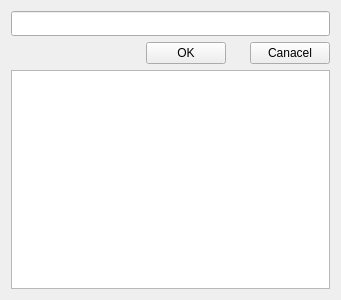
<?xml version="1.0" encoding="UTF-8"?>
<ui version="4.0">
 <class>classWidget</class>
 <widget class="QWidget" name="classWidget">
  <property name="geometry">
   <rect>
    <x>0</x>
    <y>0</y>
    <width>341</width>
    <height>300</height>
   </rect>
  </property>
  <property name="windowTitle">
   <string>labelUT</string>
  </property>
  <property name="windowIcon">
   <iconset resource="res.qrc">
    <normaloff>:/icons/icon.png</normaloff>:/icons/icon.png</iconset>
  </property>
  <layout class="QGridLayout" name="gridLayout">
   <item row="1" column="0">
    <layout class="QHBoxLayout" name="horizontalLayout">
     <item>
      <spacer name="horizontalSpacer_2">
       <property name="orientation">
        <enum>Qt::Horizontal</enum>
       </property>
       <property name="sizeHint" stdset="0">
        <size>
         <width>88</width>
         <height>20</height>
        </size>
       </property>
      </spacer>
     </item>
     <item>
      <widget class="QPushButton" name="yesButton">
       <property name="text">
        <string>OK</string>
       </property>
      </widget>
     </item>
     <item>
      <spacer name="horizontalSpacer">
       <property name="orientation">
        <enum>Qt::Horizontal</enum>
       </property>
       <property name="sizeType">
        <enum>QSizePolicy::Fixed</enum>
       </property>
       <property name="sizeHint" stdset="0">
        <size>
         <width>18</width>
         <height>20</height>
        </size>
       </property>
      </spacer>
     </item>
     <item>
      <widget class="QPushButton" name="cancelButton">
       <property name="text">
        <string>Canacel</string>
       </property>
      </widget>
     </item>
    </layout>
   </item>
   <item row="2" column="0">
    <widget class="QListWidget" name="listWidget"/>
   </item>
   <item row="0" column="0">
    <widget class="QLineEdit" name="lineEdit">
     <property name="sizePolicy">
      <sizepolicy hsizetype="Expanding" vsizetype="Fixed">
       <horstretch>0</horstretch>
       <verstretch>0</verstretch>
      </sizepolicy>
     </property>
     <property name="minimumSize">
      <size>
       <width>0</width>
       <height>25</height>
      </size>
     </property>
     <property name="maximumSize">
      <size>
       <width>16777215</width>
       <height>30</height>
      </size>
     </property>
    </widget>
   </item>
  </layout>
 </widget>
 <resources>
  <include location="res.qrc"/>
 </resources>
 <connections/>
</ui>
